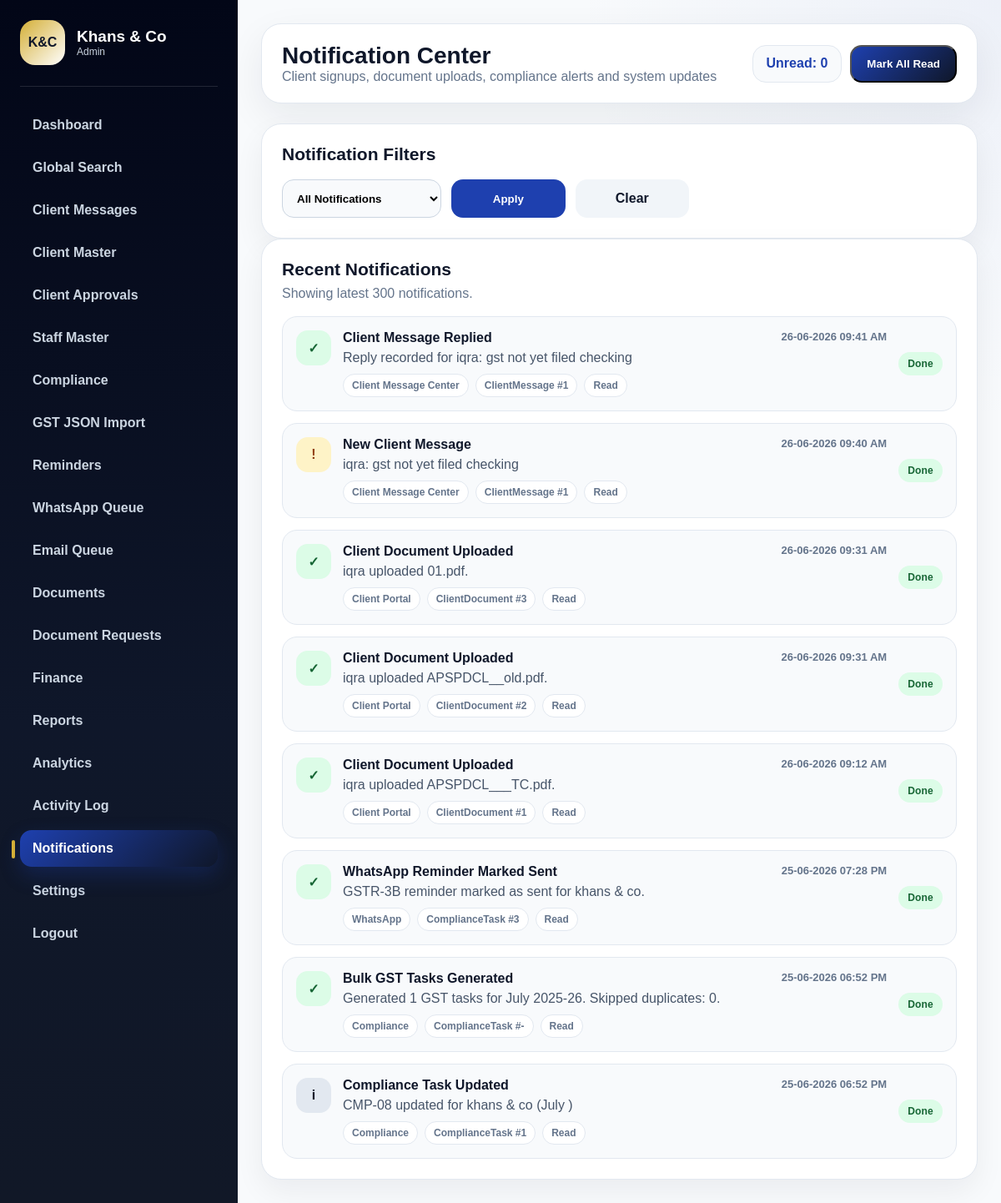
The app's page /admin/notifications (signed in) with its own data.
### app/database/models.py (models this page shows)
class Notification(db.Model):
    __tablename__ = "notifications"
    id = db.Column(db.Integer, primary_key=True)
    title = db.Column(db.String(180), nullable=False)
    message = db.Column(db.Text, nullable=True)
    notification_type = db.Column(db.String(50), nullable=False, default="info")
    module = db.Column(db.String(80), nullable=True)
    record_type = db.Column(db.String(80), nullable=True)
    record_id = db.Column(db.Integer, nullable=True)
    is_read = db.Column(db.Boolean, default=False)
    created_at = db.Column(db.DateTime, default=datetime.utcnow)

### app/admin/notification_routes.py (the view)
@admin_bp.route("/notifications")
def notifications():
    if not admin_required():
        return redirect(url_for("auth.login"))
    status = request.args.get("status", "").strip()
    query = Notification.query
    if status == "unread":
        query = query.filter_by(is_read=False)
    if status == "read":
        query = query.filter_by(is_read=True)
    notifications = query.order_by(Notification.id.desc()).limit(300).all()
    unread_count = Notification.query.filter_by(is_read=False).count()
    return render_template(
        "admin/notifications.html",
        notifications=notifications,
        unread_count=unread_count,
        selected_status=status
    )

### app/__init__.py (called while the page is built)
def create_app():
    app = Flask(__name__, template_folder="templates", static_folder="static")
    app.config.from_object(Config)
    db.init_app(app)
    migrate.init_app(app, db)
    init_validation_hooks(app)
    @app.context_processor
    def inject_notification_count():
        try:
            unread_notifications_count = Notification.query.filter_by(is_read=False).count()
        except Exception:
            unread_notifications_count = 0
        return dict(unread_notifications_count=unread_notifications_count)
    from app.auth.routes import auth_bp
    from app.admin.routes import admin_bp
    from app.client.routes import client_bp
    app.register_blueprint(auth_bp)
    app.register_blueprint(admin_bp)
    app.register_blueprint(client_bp)
    return app

### app/admin/notification_routes.py (called while the page is built)
def admin_required():
    return session.get("user_role") in ["super_admin", "admin", "partner", "manager", "staff"]

### app/utils/validation_hooks.py (called while the page is built, shortened)
def init_validation_hooks(app):
    @app.before_request
    def validate_common_form_fields():
        if request.method != "POST":
            return None

### app/templates/admin/notifications.html (shortened to what this page needs)
{% extends "shared/base.html" %}
{% block body %}
<div class="app-layout">
    {% include "shared/admin_sidebar.html" %}
    <main class="main">
        <header class="topbar">
            <div>
                <h1>Notification Center</h1>
                <p>Client signups, document uploads, compliance alerts and system updates</p>
            </div>
            <div class="profile-actions">
                <div class="profile">Unread: {{ unread_count }}</div>
                <form method="POST" action="{{ url_for('admin.mark_all_notifications_read') }}">
                    <button class="top-action" type="submit">Mark All Read</button>
                </form>
            </div>
        </header>
        <section class="panel">
            <h3>Notification Filters</h3>
            <form method="GET" class="smart-filter">
                <select name="status">
                    <option value="" {% if selected_status == "" %}selected{% endif %}>All Notifications</option>
                </select>
                <button type="submit">Apply</button>
                <a href="{{ url_for('admin.notifications') }}">Clear</a>
            </form>
        </section>
        <section class="panel">
            <h3>Recent Notifications</h3>
            <p>Showing latest 300 notifications.</p>
            <div class="notification-list">
                {% for item in notifications %}
                    <div class="notification-item {% if not item.is_read %}unread{% endif %}">
                        <div class="notification-icon {{ item.notification_type }}">
                            {% if item.notification_type == "success" %}✓
                            {% elif item.notification_type == "warning" %}!
                            {% elif item.notification_type == "danger" %}×
                            {% else %}i
                            {% endif %}
                        </div>
                        <div class="notification-content">
                            <div class="notification-head">
                                <strong>{{ item.title }}</strong>
                                <span>{{ item.created_at.strftime("%d-%m-%Y %I:%M %p") }}</span>
                            </div>
                            <p>{{ item.message or "-" }}</p>
                            <div class="notification-meta">
                                <span>{{ item.module or "System" }}</span>
                                {% if item.record_type %}
                                    <span>{{ item.record_type }} #{{ item.record_id or "-" }}</span>
                                {% endif %}
                                {% if not item.is_read %}
                                    <span class="unread-pill">Unread</span>
                                {% else %}
                                    <span>Read</span>
                                {% endif %}
                            </div>
                        </div>
                        <div class="notification-actions">
                            {% if not item.is_read %}
                                <form method="POST" action="{{ url_for('admin.mark_notification_read', notification_id=item.id) }}">
                                    <button type="submit" class="mark-read-btn">Mark Read</button>
                                </form>
                            {% else %}
                                <span class="badge active">Done</span>
                            {% endif %}
                        </div>
                    </div>
                {% else %}
                    <div class="empty">No notifications found.</div>
                {% endfor %}
            </div>
        </section>
    </main>
</div>
{% endblock %}

### app/static/css/modules/base.css (style rules this page uses)
* { margin: 0; padding: 0; box-sizing: border-box; }
body { font-family: Arial, Helvetica, sans-serif; background: #f8fafc; color: #0f172a; }
a { text-decoration: none; }
:root { --kc-primary: #0f172a; --kc-blue: #1e40af; --kc-gold: #d4af37; --kc-bg: #f8fafc; --kc-card: #ffffff; --kc-border: #e2e8f0; --kc-muted: #64748b; --kc-success: #16a34a; --kc-warning: #f59e0b; --kc-danger: #dc2626; }

### app/static/css/modules/layout.css (style rules this page uses)
.app-layout { min-height: 100vh; display: flex; background: var(--kc-bg); }
.main { flex: 1; padding: 28px; }
.topbar { background: white; border: 1px solid var(--kc-border); border-radius: 24px; padding: 22px 24px; display: flex; justify-content: space-between; align-items: center; box-shadow: 0 16px 45px rgba(15,23,42,.07); margin-bottom: 24px; }
.topbar h1 { font-size: 28px; }
.topbar p { color: var(--kc-muted); }
.profile { background: #f8fafc; border: 1px solid var(--kc-border); padding: 12px 16px; border-radius: 16px; font-weight: 800; color: var(--kc-blue); }

### app/static/css/modules/dashboard.css (style rules this page uses)
.panel { background: white; border: 1px solid var(--kc-border); border-radius: 24px; padding: 24px; box-shadow: 0 14px 35px rgba(15,23,42,.06); }
.panel h3 { font-size: 21px; margin-bottom: 8px; }
.panel p { color: var(--kc-muted); margin-bottom: 18px; }

### app/static/css/modules/forms.css (style rules this page uses)
.smart-filter { display: grid; grid-template-columns: 1.4fr 1fr 1fr 1fr 1fr auto auto; gap: 12px; margin-top: 18px; }
.smart-filter input, .smart-filter select { height: 46px; border: 1px solid #cbd5e1; border-radius: 14px; padding: 0 13px; outline: none; background: #f8fafc; font-weight: 700; }
.smart-filter button, .smart-filter a { border: none; background: var(--kc-blue); color: white; border-radius: 14px; padding: 0 18px; font-weight: 900; cursor: pointer; display: flex; align-items: center; justify-content: center; }
.smart-filter a { background: #f1f5f9; color: var(--kc-primary); }

### app/static/css/modules/components.css (style rules this page uses)
.top-action { background: linear-gradient(135deg, var(--kc-blue), var(--kc-primary)); color: white; padding: 13px 18px; border-radius: 14px; font-weight: 900; }
.badge { padding: 7px 11px; border-radius: 999px; font-size: 12px; font-weight: 900; text-transform: capitalize; }
.badge.active { background: #dcfce7; color: #166534; }
.profile-actions { display: flex; gap: 10px; }
.notification-list { display: grid; gap: 14px; margin-top: 18px; }
.notification-item { display: flex; gap: 14px; background: #f8fafc; border: 1px solid var(--kc-border); border-radius: 18px; padding: 16px; }
.notification-icon { width: 42px; height: 42px; border-radius: 14px; display: flex; align-items: center; justify-content: center; font-weight: 900; background: #e2e8f0; color: var(--kc-primary); }
.notification-icon.success { background: #dcfce7; color: #166534; }
.notification-icon.warning { background: #fef3c7; color: #92400e; }
.notification-content { flex: 1; }
.notification-head { display: flex; justify-content: space-between; gap: 14px; margin-bottom: 6px; }
.notification-head strong { color: var(--kc-primary); }
.notification-head span { color: var(--kc-muted); font-size: 13px; font-weight: 800; }
.notification-content p { color: #475569; margin-bottom: 10px; }
.notification-meta { display: flex; gap: 8px; flex-wrap: wrap; }
.notification-meta span { background: white; border: 1px solid var(--kc-border); border-radius: 999px; padding: 6px 10px; color: var(--kc-muted); font-size: 12px; font-weight: 900; }
.card, .panel, .topbar { transition: all 0.2s ease; }
.top-action, .quick-link, .save-btn, .mark-sent-btn { transition: all 0.2s ease; }
.main { background: radial-gradient(circle at top right, rgba(30,64,175,.05), transparent 30%), var(--kc-bg); }
.panel h3 { display: flex; align-items: center; gap: 8px; }
.badge { letter-spacing: .2px; }
input, select, textarea { transition: all 0.2s ease; }
.notification-actions { display: flex; align-items: center; }

### records on screen
Notification: title "Client Message Replied", created_at "26-06-2026 09:41 AM", message "Reply recorded for iqra: gst not yet filed checking", module "Client Message Center", record_type "ClientMessage", record "1", is_read "Read"
Notification: title "New Client Message", created_at "26-06-2026 09:40 AM", message "iqra: gst not yet filed checking", module "Client Message Center", record_type "ClientMessage", record "1", is_read "Read"
Notification: title "Client Document Uploaded", created_at "26-06-2026 09:31 AM", message "iqra uploaded 01.pdf.", module "Client Portal", record_type "ClientDocument", record "3", is_read "Read"
Notification: title "Client Document Uploaded", created_at "26-06-2026 09:31 AM", message "iqra uploaded APSPDCL__old.pdf.", module "Client Portal", record_type "ClientDocument", record "2", is_read "Read"
Notification: title "Client Document Uploaded", created_at "26-06-2026 09:12 AM", message "iqra uploaded APSPDCL___TC.pdf.", module "Client Portal", record_type "ClientDocument", record "1", is_read "Read"
Notification: title "WhatsApp Reminder Marked Sent", created_at "25-06-2026 07:28 PM", message "GSTR-3B reminder marked as sent for khans & co.", module "WhatsApp", record_type "ComplianceTask", record "3", is_read "Read"
Notification: title "Bulk GST Tasks Generated", created_at "25-06-2026 06:52 PM", message "Generated 1 GST tasks for July 2025-26. Skipped duplicates: 0.", module "Compliance", record_type "ComplianceTask", record_id "-", is_read "Read"
Notification: notification_type "i", title "Compliance Task Updated", created_at "25-06-2026 06:52 PM", message "CMP-08 updated for khans & co (July )", module "Compliance", record_type "ComplianceTask", record "1", is_read "Read"

### other values on screen
{{ session.get("user_role", "Admin")|replace("_", " ")|title }} "Admin"
{{ unread_count }} "0"
